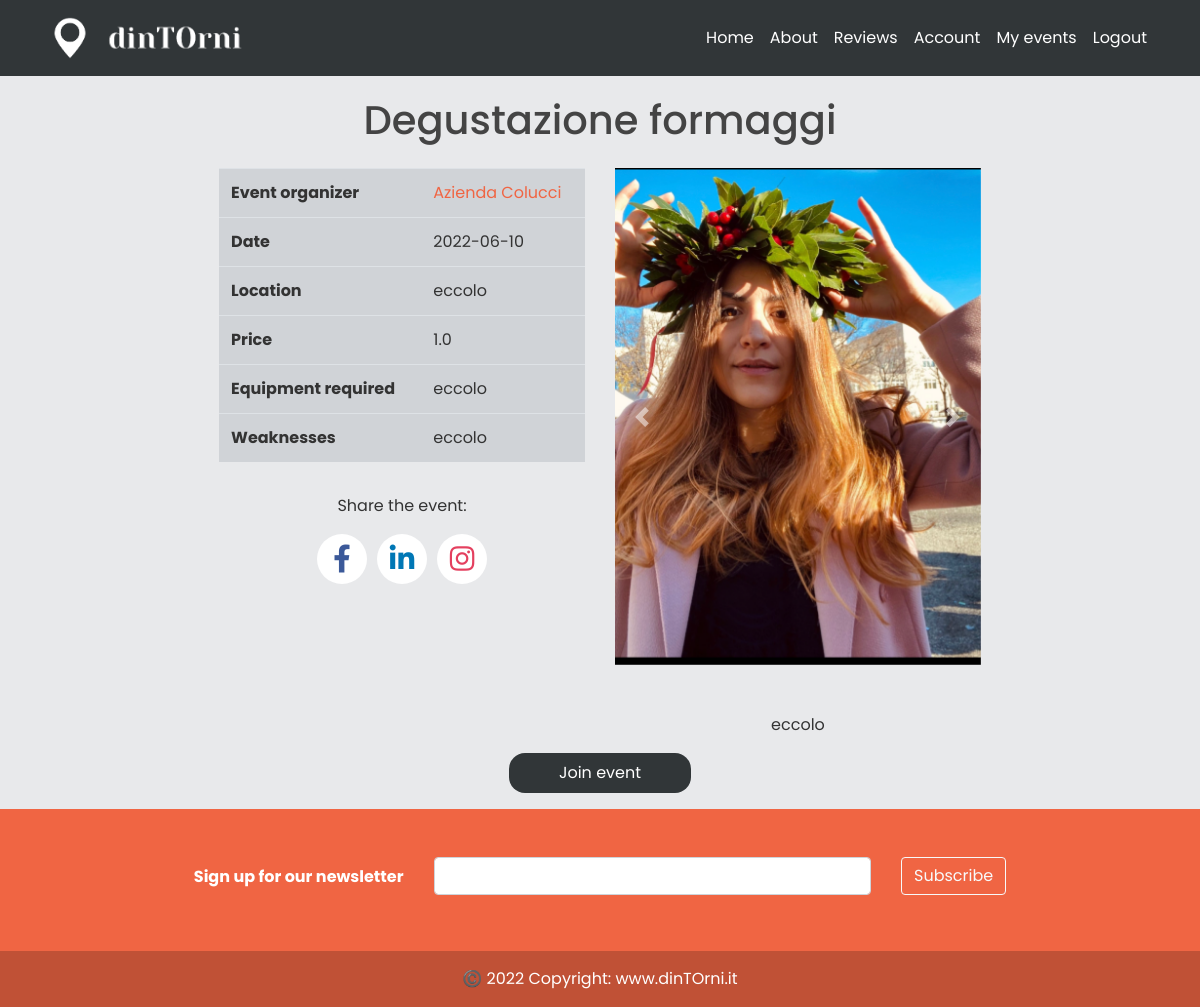
The app's page /event/1 (signed in) with its own data.
### models.py (models this page shows, shortened)
class Event(db.Model):
    id = db.Column(db.Integer, primary_key=True)
    title = db.Column(db.String(100), nullable=False)
    date_event = db.Column(db.Date, nullable=False)
    location = db.Column(db.Text, nullable=False)
    price = db.Column(db.Float, nullable = True)
    equipment = db.Column(db.Text,  nullable=True)
    min_users = db.Column(db.Integer,  nullable=True)
    date_posted = db.Column(db.DateTime,
                            default=datetime.utcnow())  # default è listante corrente in cui posto
    content = db.Column(db.Text,  nullable=False)
    weaknesses = db.Column(db.Text,  nullable=True)
    image_event1 = db.Column(db.String(20), nullable=False, default='default.jpg')
    image_event2 = db.Column(db.String(20), nullable=False, default='default.jpg')
    image_event3 = db.Column(db.String(20), nullable=False, default='default.jpg')
    business_id = db.Column(db.Integer, db.ForeignKey('business.id'))  # db integer, è una chiave devo specificare la relazi

class User(db.Model, UserMixin):
    _tablename__ = 'user'
    id = db.Column(db.Integer, primary_key=True)
    email = db.Column(db.String(120), unique=True, nullable=False)
    image_file = db.Column(db.String(20), nullable=False, default='default.jpg')
    password = db.Column(db.String(60), nullable=False)
    telephone = db.Column(db.Integer(), nullable=False)
    type= db.Column(db.String(20))
    __mapper_args__={
        'polymorphic_identity': 'user',
        'polymorphic_on': type
    }

class Business(User, db.Model):
    _tablename__ = 'business'
    id = db.Column(db.Integer, db.ForeignKey('user.id'), primary_key=True)
    name = db.Column(db.String(20), unique=True, nullable=False)
    vat_number = db.Column(db.Integer())#rimettere i nullable
    city = db.Column(db.String(20))
    address = db.Column(db.String(30))
    events = db.relationship('Event', backref='creator', lazy=True)
    link_facebook = db.Column(db.String())
    link_instagram = db.Column(db.String())
    link_twitter = db.Column(db.String())
    link_website = db.Column(db.String())
    __mapper_args__ = {
        'polymorphic_identity': 'business',
    }

### app/events/routes.py (the view)
@events.route("/event/<int:event_id>", methods=['GET', 'POST'])
def event(event_id):
    event = Event.query.get_or_404(event_id)
    return render_template('event.html', title='Event', event=event)

### models.py (called while the page is built)
@login_manager.user_loader
def load_user(email):
    user = User.query.get(email)
    return user

### app/templates/event.html (shortened to what this page needs)
{% extends "layout.html" %}
{% block content %}
<div class="row justify-content-center">
     <div class="p-3">
        <h1>{{ event.title }}</h1>
    </div>
</div>
<div class="container d-flex justify-content-center" >
    <div class="row justify-content-center">
        <div class="col-md-5">
            <table class="table align-middle" style="background-color: rgba(4,25,46,0.10);">
                <tbody>
                <tr>
                    <th scope="row">Event organizer</th>
                      <td><a class="" href="{{ url_for('events.business_info', event_id = event.id) }}">{{ event.creator.name }}</a></td>
                </tr>
                <tr>
                    <th scope="row">Date</th>
                    <td>{{ event.date_event }}</td>
                </tr>
                <tr>
                    <th scope="row">Location</th>
                    <td>{{ event.location }}</td>
                </tr>
                {% if event.price != 0 %}
                <tr>
                    <th scope="row">Price</th>
                    <td>{{ event.price }}</td>
                </tr>
                {% endif %}
                {% if event.equipment != "" %}
                <tr>
                    <th scope="row">Equipment required</th>
                    <td>{{ event.equipment }}</td>
                </tr>
                {% endif %}
                {% if event.weaknesses != "" %}
                <tr>
                    <th scope="row">Weaknesses</th>
                    <td>{{ event.weaknesses }}</td>
                </tr>
                {% endif %}
                </tbody>
            </table>
            <div class="project-info-box mt-0 mb-0">
                <p class="mb-0 pt-3">
                    <p class="fw-bold va-middle hide-mobile text-center">Share the event:</p>
                    <div class="social-buttons">
                      <a href="https://m.facebook.com/login" class="social-buttons__button social-button social-button--facebook" aria-label="Facebook">
                        <i class="fab fa-facebook-f"></i>
                      </a>
                      <a href="https://www.linkedin.com" class="social-buttons__button social-button social-button--linkedin" aria-label="LinkedIn">
                        <i class="fab fa-linkedin-in"></i>
                      </a>
                      <a href="https://www.instagram.com" class="social-buttons__button social-button social-button--instagram" aria-label="Instagram">
                        <i class="fab fa-instagram"></i>
                      </a>
                    </div>
                </p>
            </div>
        </div>
        <div class="col-md-5 justify-content-end" style="width: 450px">
            <div id="carouselExampleControls" class="carousel slide" data-ride="carousel">
                <div class="carousel-inner">
                    <div class="carousel-item active">
                        <img class="d-block w-100 h-100" style="height: 300px; width: 450px; object-fit: cover" src="{{ url_for('static', filename='events_pics/' + event.image_event1) }}" data-toggle="modal" data-target=".bd-example-modal-xl" alt="First slide">
                    </div>
                </div>
                <a class="carousel-control-prev" href="#carouselExampleControls" role="button" data-slide="prev">
                    <span class="carousel-control-prev-icon" aria-hidden="true"></span>
                </a>
                <a class="carousel-control-next" href="#carouselExampleControls" role="button" data-slide="next">
                    <span class="carousel-control-next-icon" aria-hidden="true"></span>
                </a>
            </div>
            <p class="mb-0 pt-5 text-center">{{ event.content }}</p>
        </div>
        {%  if current_user.username != null %}
            <div class="col-md-5 d-flex justify-content-center p-3">
                <button class="btnSubmit text-white p-2" style="background-color: #313638" onclick=location.href="{{ url_for('events.join_event', event_id=event.id)}}">Join event</button>
            </div>
        {% endif %}
    </div>
</div>
{% endblock content %}

### app/static/main.css (style rules this page uses)
body { background: #fafafa; color: #333333; margin-top: 5rem; }
h1, h2, h3, h4, h5, h6 { color: #444444; }
.social-buttons { display: flex; flex-wrap: wrap; justify-content: center; margin-top: -10px; }
.social-buttons__button { margin: 10px 5px 0; }
.social-button { position: relative; display: flex; justify-content: center; align-items: center; outline: none; width: 50px; height: 50px; text-decoration: none; border-radius: 100%; background: #fff; text-align: center; }
.social-button::after { content: ""; position: absolute; top: -1px; left: 50%; display: block; width: 0; height: 0; border-radius: 100%; transition: 0.3s; }
.social-button i, .social-button svg { position: relative; z-index: 1; transition: 0.3s; }
.social-button i { font-size: 28px; }
.social-button--facebook { color: #3b5999; }
.social-button--facebook::after { background: #3b5999; }
.social-button--linkedin { color: #0077b5; }
.social-button--linkedin::after { background: #0077b5; }
.social-button--instagram { color: #e4405f; }
.social-button--instagram::after { background: #e4405f; }
.btnSubmit { width: 50%; border-radius: 1rem; padding: 1.5%; border: none; cursor: pointer; }
img { border: 0; }
img { max-width: 100%; }
img { vertical-align: middle; border-style: none; }
*, body { font-family: "Poppins", sans-serif; }
a { color: #F06543; }
.pt-5 { padding-top: 3rem !important; }
.text-center { text-align: center !important; }
.w-100 { width: 100% !important; height: 100% !important; }
.d-flex { display: -ms-flexbox !important; display: flex !important; }

### records on screen
Event: title "Degustazione formaggi", date_event "2022-06-10", location "eccolo", price "1.0", equipment "eccolo", weaknesses "eccolo", image_event1 (placeholder picture), content "eccolo"
Business: creator.name "Azienda Colucci"
